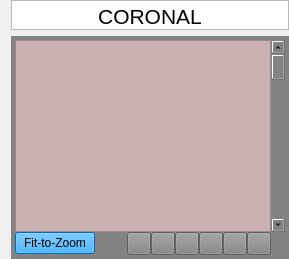
                         <widget class="QWidget" name="page_7">
                          <layout class="QGridLayout" name="gridLayout_182">
                           <property name="topMargin">
                            <number>0</number>
                           </property>
                           <property name="rightMargin">
                            <number>0</number>
                           </property>
                           <property name="bottomMargin">
                            <number>0</number>
                           </property>
                           <property name="horizontalSpacing">
                            <number>6</number>
                           </property>
                           <item row="0" column="0">
                            <widget class="QTextEdit" name="textEdit_9">
                             <property name="minimumSize">
                              <size>
                               <width>0</width>
                               <height>30</height>
                              </size>
                             </property>
                             <property name="maximumSize">
                              <size>
                               <width>16777215</width>
                               <height>30</height>
                              </size>
                             </property>
                             <property name="verticalScrollBarPolicy">
                              <enum>Qt::ScrollBarAlwaysOff</enum>
                             </property>
                             <property name="horizontalScrollBarPolicy">
                              <enum>Qt::ScrollBarAlwaysOff</enum>
                             </property>
                             <property name="readOnly">
                              <bool>true</bool>
                             </property>
                             <property name="html">
                              <string>&lt;!DOCTYPE HTML PUBLIC &quot;-//W3C//DTD HTML 4.0//EN&quot; &quot;http://www.w3.org/TR/REC-html40/strict.dtd&quot;&gt;
&lt;html&gt;&lt;head&gt;&lt;meta name=&quot;qrichtext&quot; content=&quot;1&quot; /&gt;&lt;meta charset=&quot;utf-8&quot; /&gt;&lt;style type=&quot;text/css&quot;&gt;
p, li { white-space: pre-wrap; }
hr { height: 1px; border-width: 0; }
li.unchecked::marker { content: &quot;\2610&quot;; }
li.checked::marker { content: &quot;\2612&quot;; }
&lt;/style&gt;&lt;/head&gt;&lt;body style=&quot; font-family:'Ubuntu Sans'; font-size:11pt; font-weight:400; font-style:normal;&quot;&gt;
&lt;p align=&quot;center&quot; style=&quot; margin-top:0px; margin-bottom:0px; margin-left:0px; margin-right:0px; -qt-block-indent:0; text-indent:0px;&quot;&gt;&lt;span style=&quot; font-family:'Sans'; font-size:16pt;&quot;&gt;CORONAL&lt;/span&gt;&lt;/p&gt;&lt;/body&gt;&lt;/html&gt;</string>
                             </property>
                            </widget>
                           </item>
                           <item row="1" column="0">
                            <widget class="QFrame" name="frame_10">
                             <property name="minimumSize">
                              <size>
                               <width>0</width>
                               <height>200</height>
                              </size>
                             </property>
                             <property name="styleSheet">
                              <string notr="true">border-color: rgb(170, 170, 170);
background-color: rgb(131, 131, 131);
</string>
                             </property>
                             <property name="frameShape">
                              <enum>QFrame::NoFrame</enum>
                             </property>
                             <layout class="QGridLayout" name="gridLayout_145">
                              <property name="leftMargin">
                               <number>4</number>
                              </property>
                              <property name="topMargin">
                               <number>4</number>
                              </property>
                              <property name="rightMargin">
                               <number>4</number>
                              </property>
                              <property name="bottomMargin">
                               <number>4</number>
                              </property>
                              <property name="spacing">
                               <number>0</number>
                              </property>
                              <item row="2" column="7">
                               <layout class="QHBoxLayout" name="horizontalLayout_35">
                                <item>
                                 <widget class="QToolButton" name="zoom_in_data3d2">
                                  <property name="toolTip">
                                   <string>Zoom in</string>
                                  </property>
                                  <property name="text">
                                   <string/>
                                  </property>
                                  <property name="icon">
                                   <iconset>
                                    <normaloff>Icons/mri/plus.png</normaloff>Icons/mri/plus.png</iconset>
                                  </property>
                                 </widget>
                                </item>
                                <item>
                                 <widget class="QToolButton" name="zoom_out_data3d2">
                                  <property name="toolTip">
                                   <string>Zoom out</string>
                                  </property>
                                  <property name="text">
                                   <string/>
                                  </property>
                                  <property name="icon">
                                   <iconset>
                                    <normaloff>Icons/mri/minus.png</normaloff>Icons/mri/minus.png</iconset>
                                  </property>
                                 </widget>
                                </item>
                               </layout>
                              </item>
                              <item row="1" column="0" rowspan="2">
                               <widget class="QPushButton" name="fit_to_zoom_data3d2">
                                <property name="toolTip">
                                 <string>Fit the image to the window</string>
                                </property>
                                <property name="styleSheet">
                                 <string notr="true">
background-color: rgb(0, 153, 255);</string>
                                </property>
                                <property name="text">
                                 <string>Fit-to-Zoom</string>
                                </property>
                                <property name="autoDefault">
                                 <bool>false</bool>
                                </property>
                                <property name="default">
                                 <bool>false</bool>
                                </property>
                                <property name="flat">
                                 <bool>false</bool>
                                </property>
                               </widget>
                              </item>
                              <item row="0" column="0" colspan="9">
                               <widget class="QVTKRenderWindowInteractor" name="vtkWidget_data_coronal">
                                <property name="styleSheet">
                                 <string notr="true">background-color: rgb(200, 177, 176);</string>
                                </property>
                               </widget>
                              </item>
                              <item row="0" column="9">
                               <widget class="QScrollBar" name="Scroll_data3d2">
                                <property name="pageStep">
                                 <number>10</number>
                                </property>
                               </widget>
                              </item>
                              <item row="2" column="8">
                               <layout class="QHBoxLayout" name="horizontalLayout_34">
                                <item>
                                 <widget class="QToolButton" name="go_down_data3d2">
                                  <property name="toolTip">
                                   <string>Pan down</string>
                                  </property>
                                  <property name="text">
                                   <string/>
                                  </property>
                                  <property name="icon">
                                   <iconset>
                                    <normaloff>Icons/mri/downArrow.png</normaloff>Icons/mri/downArrow.png</iconset>
                                  </property>
                                 </widget>
                                </item>
                                <item>
                                 <widget class="QToolButton" name="go_up_data3d2">
                                  <property name="toolTip">
                                   <string>Pan up</string>
                                  </property>
                                  <property name="text">
                                   <string/>
                                  </property>
                                  <property name="icon">
                                   <iconset>
                                    <normaloff>Icons/mri/upArrow.png</normaloff>Icons/mri/upArrow.png</iconset>
                                  </property>
                                 </widget>
                                </item>
                                <item>
                                 <widget class="QToolButton" name="go_left_data3d2">
                                  <property name="toolTip">
                                   <string>Pan left</string>
                                  </property>
                                  <property name="text">
                                   <string/>
                                  </property>
                                  <property name="icon">
                                   <iconset>
                                    <normaloff>Icons/mri/leftArrow.png</normaloff>Icons/mri/leftArrow.png</iconset>
                                  </property>
                                 </widget>
                                </item>
                                <item>
                                 <widget class="QToolButton" name="go_right_data3d2">
                                  <property name="toolTip">
                                   <string>Pan right</string>
                                  </property>
                                  <property name="text">
                                   <string/>
                                  </property>
                                  <property name="icon">
                                   <iconset>
                                    <normaloff>Icons/mri/rightArrow.png</normaloff>Icons/mri/rightArrow.png</iconset>
                                  </property>
                                 </widget>
                                </item>
                               </layout>
                              </item>
                             </layout>
                             <zorder>vtkWidget_data_coronal</zorder>
                             <zorder>Scroll_data3d2</zorder>
                             <zorder>fit_to_zoom_data3d2</zorder>
                            </widget>
                           </item>
                          </layout>
                         </widget>
